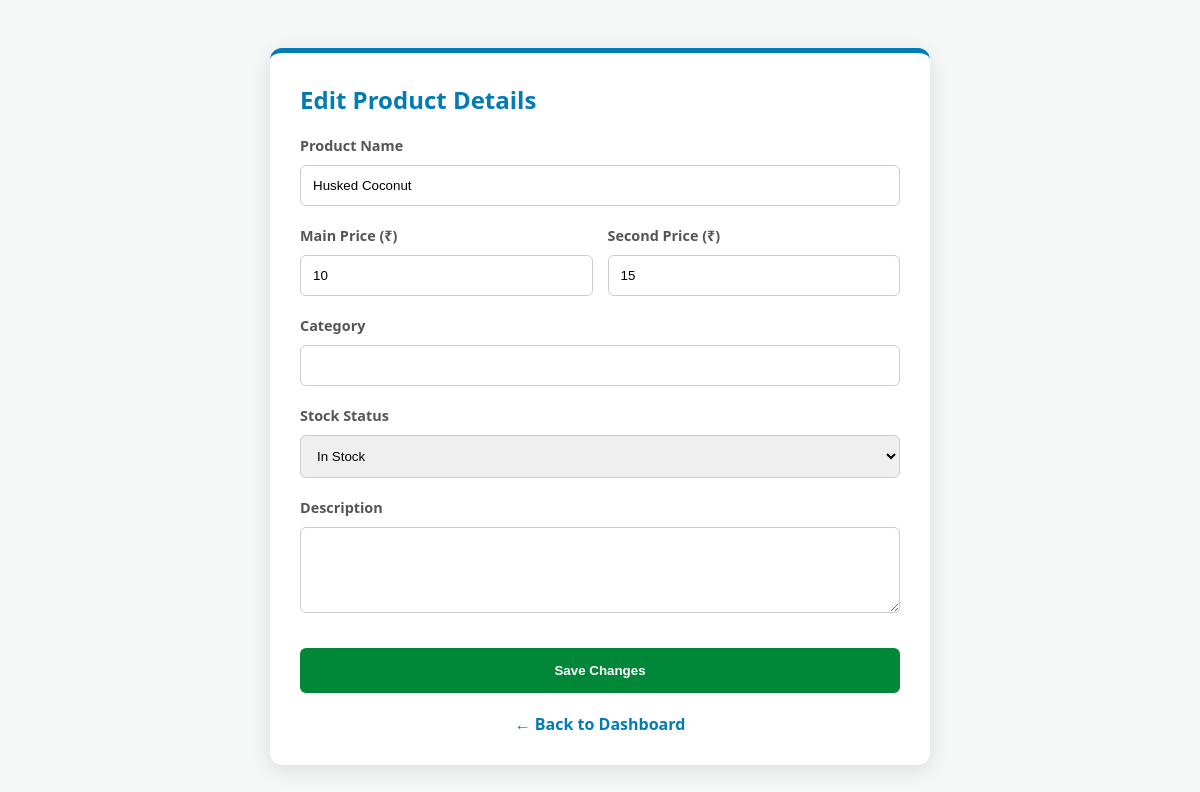
Screenshot of /edit/1 (signed in) with the database file from the repository.
### tables this page shows
CREATE TABLE products 
                    (id INTEGER PRIMARY KEY AUTOINCREMENT, 
                     name TEXT, price TEXT, available TEXT, 
                     description TEXT, image TEXT, category TEXT, unit TEXT);

### app.py (the view, shortened to what this page needs)
@app.route('/edit/<int:id>', methods=['GET', 'POST'])
def edit_product(id):
    if session.get('role') != 'admin': return redirect(url_for('pricing'))
    conn = sqlite3.connect('products.db')
    product = conn.execute("SELECT * FROM products WHERE id=?", (id,)).fetchone()
    conn.close()
    return render_template('edit.html', p=product)

### templates/edit.html (shortened to what this page needs)
<!DOCTYPE html>
<html>
<head>
</head>
<body>
<div class="edit-container">
    <h2 style="margin-top: 0; color: var(--brand-blue);">Edit Product Details</h2>
    <form action="/edit/{{ p[0] }}" method="POST">
        <label>Product Name</label>
        <input type="text" name="name" value="{{ p[1] }}" required>
        <div style="display: flex; gap: 15px;">
            <div style="flex: 1;">
                <label>Main Price (₹)</label>
                <input type="text" name="price" value="{{ p[2] }}" required>
            </div>
            <div style="flex: 1;">
                <label>Second Price (₹)</label>
                <input type="text" name="unit" value="{{ p[7] }}" required>
            </div>
        </div>
        <label>Category</label>
        <input type="text" name="category" value="{{ p[6] }}">
        <label>Stock Status</label>
        <select name="available">
            <option value="Yes" {% if p[3] == 'Yes' %}selected{% endif %}>In Stock</option>
        </select>
        <label>Description</label>
        <textarea name="description" rows="4">{{ p[4] }}</textarea>
        <button type="submit" class="btn-update">Save Changes</button>
    </form>
    <a href="/admin" class="back-link">← Back to Dashboard</a>
</div>
</body>
</html>

### templates/edit.html (style rules this page uses)
:root { --brand-green: #008738; --brand-blue: #007bb5; --bg-light: #f4f7f6; }
body { font-family: 'Segoe UI', sans-serif; padding: 40px; background-color: var(--bg-light); color: #333; }
.edit-container { max-width: 600px; margin: 0 auto; background: white; padding: 30px; border-radius: 12px; box-shadow: 0 5px 20px rgba(0,0,0,0.1); border-top: 5px solid var(--brand-blue); }
input, select, textarea { width: 100%; padding: 12px; margin: 10px 0; border: 1px solid #ccc; border-radius: 6px; box-sizing: border-box; }
label { font-weight: bold; font-size: 0.9rem; color: #555; display: block; margin-top: 10px; }
.btn-update { background-color: var(--brand-green); color: white; border: none; padding: 15px; border-radius: 6px; cursor: pointer; font-weight: bold; width: 100%; margin-top: 20px; transition: 0.3s; }
.back-link { display: block; text-align: center; margin-top: 20px; color: var(--brand-blue); text-decoration: none; font-weight: bold; }

### rows the page displays
products: name "Husked Coconut", price "10", unit "15", available "In Stock"
